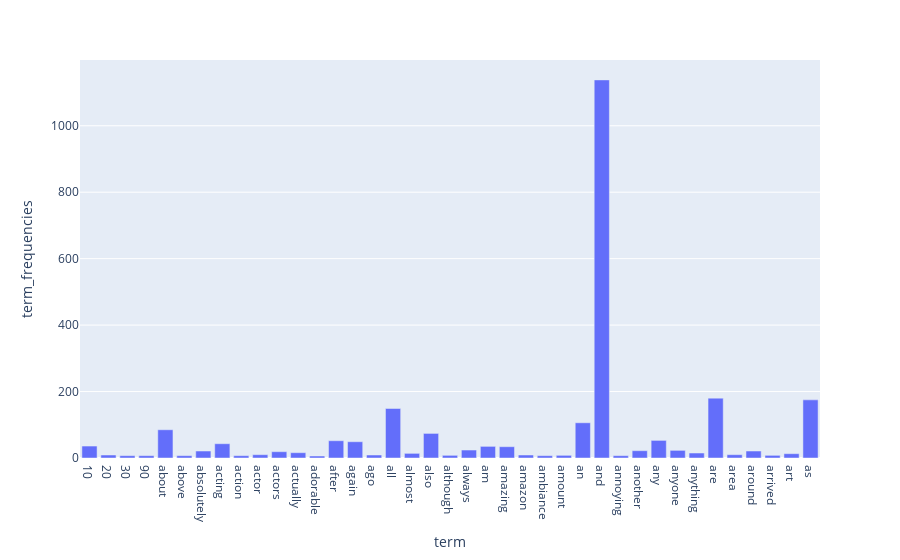

Notebook code for this chart:
### Code cell
df_14 = df[df['term_frequencies'] > 5]
fig = px.bar(df_14, x='term', y='term_frequencies')
fig.show()

### Figure 1 — Plotly figure (JSON) as saved in the notebook; plotly's stock layout.template omitted (floating-point values rounded to 4 significant figures)
{"data": [{"alignmentgroup": "True", "hovertemplate": "term=%{x}<br>term_frequencies=%{y}<extra></extra>", "legendgroup": "", "marker": {"color": "#636efa", "pattern": {"shape": ""}}, "name": "", "offsetgroup": "", "orientation": "v", "showlegend": false, "textposition": "auto", "type": "bar", "x": ["10", "20", "30", "90", "about", "above", "absolutely", "acting", "action", "actor", "actors", "actually", "adorable", "after", "again", "ago", "all", "almost", "also", "although", "always", "am", "amazing", "amazon", "ambiance", "amount", "an", "and", "annoying", "another", "any", "anyone", "anything", "are", "area", "around", "arrived", "art", "as"], "xaxis": "x", "y": [36, 9, 7, 7, 85, 7, 21, 43, 7, 10, 19, 16, 6, 52, 49, 9, 149, 14, 74, 8, 24, 35, 34, 9, 7, 8, 106, 1138, 7, 22, 53, 23, 15, 180, 10, 21, 8, 13, 175], "yaxis": "y"}], "layout": {"barmode": "relative", "legend": {"tracegroupgap": 0}, "margin": {"t": 60}, "xaxis": {"anchor": "y", "domain": [0, 1], "title": {"text": "term"}}, "yaxis": {"anchor": "x", "domain": [0, 1], "title": {"text": "term_frequencies"}}}}
